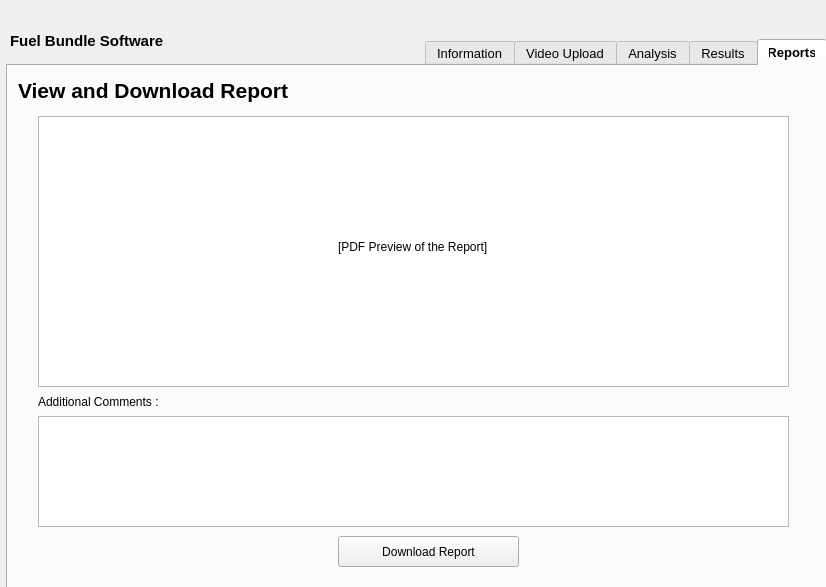
<?xml version="1.0" encoding="UTF-8"?>
<ui version="4.0">
 <class>MainWindow</class>
 <widget class="QMainWindow" name="MainWindow">
  <property name="geometry">
   <rect>
    <x>0</x>
    <y>0</y>
    <width>826</width>
    <height>587</height>
   </rect>
  </property>
  <property name="windowTitle">
   <string>Software Fuel Bundle</string>
  </property>
  <property name="layoutDirection">
   <enum>Qt::LayoutDirection::LeftToRight</enum>
  </property>
  <property name="autoFillBackground">
   <bool>false</bool>
  </property>
  <widget class="QWidget" name="centralwidget">
   <widget class="QTabWidget" name="tabWidget">
    <property name="geometry">
     <rect>
      <x>6</x>
      <y>39</y>
      <width>821</width>
      <height>551</height>
     </rect>
    </property>
    <property name="font">
     <font>
      <pointsize>10</pointsize>
      <bold>false</bold>
     </font>
    </property>
    <property name="focusPolicy">
     <enum>Qt::FocusPolicy::TabFocus</enum>
    </property>
    <property name="layoutDirection">
     <enum>Qt::LayoutDirection::RightToLeft</enum>
    </property>
    <property name="styleSheet">
     <string notr="true">QTabBar::tab:selected {
    font: bold;
}
</string>
    </property>
    <property name="currentIndex">
     <number>0</number>
    </property>
    <widget class="QWidget" name="Tab5">
     <attribute name="icon">
      <iconset>
       <normaloff>../../Downloads/icons8-reports-48.png</normaloff>../../Downloads/icons8-reports-48.png</iconset>
     </attribute>
     <attribute name="title">
      <string>Reports</string>
     </attribute>
     <widget class="QPushButton" name="pushButton_14">
      <property name="geometry">
       <rect>
        <x>330</x>
        <y>470</y>
        <width>181</width>
        <height>31</height>
       </rect>
      </property>
      <property name="layoutDirection">
       <enum>Qt::LayoutDirection::LeftToRight</enum>
      </property>
      <property name="text">
       <string>Download Report</string>
      </property>
      <property name="icon">
       <iconset>
        <normaloff>../../Downloads/icons8-download-48.png</normaloff>../../Downloads/icons8-download-48.png</iconset>
      </property>
     </widget>
     <widget class="QGraphicsView" name="graphicsView_6">
      <property name="geometry">
       <rect>
        <x>30</x>
        <y>50</y>
        <width>751</width>
        <height>271</height>
       </rect>
      </property>
     </widget>
     <widget class="QLabel" name="label_36">
      <property name="geometry">
       <rect>
        <x>10</x>
        <y>10</y>
        <width>641</width>
        <height>30</height>
       </rect>
      </property>
      <property name="minimumSize">
       <size>
        <width>641</width>
        <height>21</height>
       </size>
      </property>
      <property name="maximumSize">
       <size>
        <width>641</width>
        <height>30</height>
       </size>
      </property>
      <property name="font">
       <font>
        <pointsize>16</pointsize>
        <bold>true</bold>
       </font>
      </property>
      <property name="focusPolicy">
       <enum>Qt::FocusPolicy::TabFocus</enum>
      </property>
      <property name="text">
       <string>View and Download Report</string>
      </property>
     </widget>
     <widget class="QLabel" name="label_37">
      <property name="geometry">
       <rect>
        <x>330</x>
        <y>140</y>
        <width>171</width>
        <height>81</height>
       </rect>
      </property>
      <property name="text">
       <string>[PDF Preview of the Report]</string>
      </property>
     </widget>
     <widget class="QLabel" name="label_38">
      <property name="geometry">
       <rect>
        <x>30</x>
        <y>320</y>
        <width>141</width>
        <height>31</height>
       </rect>
      </property>
      <property name="text">
       <string>Additional Comments :</string>
      </property>
     </widget>
     <widget class="QTextEdit" name="textEdit_3">
      <property name="geometry">
       <rect>
        <x>30</x>
        <y>350</y>
        <width>751</width>
        <height>111</height>
       </rect>
      </property>
     </widget>
    </widget>
    <widget class="QWidget" name="Tab4">
     <attribute name="icon">
      <iconset>
       <normaloff>../../Downloads/icons8-result-48.png</normaloff>../../Downloads/icons8-result-48.png</iconset>
     </attribute>
     <attribute name="title">
      <string>Results</string>
     </attribute>
     <widget class="QFrame" name="frame">
      <property name="geometry">
       <rect>
        <x>30</x>
        <y>50</y>
        <width>751</width>
        <height>291</height>
       </rect>
      </property>
      <property name="frameShape">
       <enum>QFrame::Shape::StyledPanel</enum>
      </property>
      <property name="frameShadow">
       <enum>QFrame::Shadow::Raised</enum>
      </property>
      <widget class="QGraphicsView" name="graphicsView_5">
       <property name="geometry">
        <rect>
         <x>15</x>
         <y>11</y>
         <width>471</width>
         <height>271</height>
        </rect>
       </property>
      </widget>
      <widget class="QLabel" name="label_35">
       <property name="geometry">
        <rect>
         <x>190</x>
         <y>110</y>
         <width>121</width>
         <height>61</height>
        </rect>
       </property>
       <property name="text">
        <string>[Frame from Video]</string>
       </property>
      </widget>
      <widget class="QLabel" name="label_28">
       <property name="geometry">
        <rect>
         <x>630</x>
         <y>50</y>
         <width>81</width>
         <height>20</height>
        </rect>
       </property>
       <property name="text">
        <string>S-1023</string>
       </property>
      </widget>
      <widget class="QLabel" name="label_30">
       <property name="geometry">
        <rect>
         <x>630</x>
         <y>110</y>
         <width>91</width>
         <height>20</height>
        </rect>
       </property>
       <property name="text">
        <string>Upper Quadrant</string>
       </property>
      </widget>
      <widget class="QLabel" name="label_33">
       <property name="geometry">
        <rect>
         <x>520</x>
         <y>70</y>
         <width>101</width>
         <height>16</height>
        </rect>
       </property>
       <property name="text">
        <string>Defect Type :</string>
       </property>
      </widget>
      <widget class="QLabel" name="label_26">
       <property name="geometry">
        <rect>
         <x>510</x>
         <y>10</y>
         <width>111</width>
         <height>31</height>
        </rect>
       </property>
       <property name="font">
        <font>
         <pointsize>11</pointsize>
         <bold>true</bold>
        </font>
       </property>
       <property name="text">
        <string>Defect Details</string>
       </property>
      </widget>
      <widget class="QLabel" name="label_31">
       <property name="geometry">
        <rect>
         <x>520</x>
         <y>90</y>
         <width>101</width>
         <height>16</height>
        </rect>
       </property>
       <property name="text">
        <string>Defect Size :</string>
       </property>
      </widget>
      <widget class="QLabel" name="label_27">
       <property name="geometry">
        <rect>
         <x>520</x>
         <y>50</y>
         <width>101</width>
         <height>16</height>
        </rect>
       </property>
       <property name="text">
        <string>Sheath Number :</string>
       </property>
      </widget>
      <widget class="QLabel" name="label_34">
       <property name="geometry">
        <rect>
         <x>630</x>
         <y>70</y>
         <width>81</width>
         <height>20</height>
        </rect>
       </property>
       <property name="text">
        <string>Surface Crack</string>
       </property>
      </widget>
      <widget class="QLabel" name="label_32">
       <property name="geometry">
        <rect>
         <x>630</x>
         <y>90</y>
         <width>81</width>
         <height>20</height>
        </rect>
       </property>
       <property name="text">
        <string>2.3 mm</string>
       </property>
      </widget>
      <widget class="QLabel" name="label_29">
       <property name="geometry">
        <rect>
         <x>520</x>
         <y>110</y>
         <width>101</width>
         <height>16</height>
        </rect>
       </property>
       <property name="text">
        <string>Defect Location :</string>
       </property>
      </widget>
      <widget class="QPushButton" name="pushButton_12">
       <property name="geometry">
        <rect>
         <x>520</x>
         <y>160</y>
         <width>91</width>
         <height>31</height>
        </rect>
       </property>
       <property name="font">
        <font>
         <pointsize>10</pointsize>
         <bold>false</bold>
        </font>
       </property>
       <property name="styleSheet">
        <string notr="true">background-color: rgb(0, 170, 0);</string>
       </property>
       <property name="text">
        <string>Approve</string>
       </property>
      </widget>
      <widget class="QPushButton" name="pushButton_13">
       <property name="geometry">
        <rect>
         <x>620</x>
         <y>160</y>
         <width>91</width>
         <height>31</height>
        </rect>
       </property>
       <property name="styleSheet">
        <string notr="true">background-color: rgb(255, 0, 0);</string>
       </property>
       <property name="text">
        <string>Reject</string>
       </property>
      </widget>
     </widget>
     <widget class="QLabel" name="label_25">
      <property name="geometry">
       <rect>
        <x>10</x>
        <y>10</y>
        <width>641</width>
        <height>30</height>
       </rect>
      </property>
      <property name="minimumSize">
       <size>
        <width>641</width>
        <height>21</height>
       </size>
      </property>
      <property name="maximumSize">
       <size>
        <width>641</width>
        <height>30</height>
       </size>
      </property>
      <property name="font">
       <font>
        <pointsize>16</pointsize>
        <bold>true</bold>
       </font>
      </property>
      <property name="focusPolicy">
       <enum>Qt::FocusPolicy::TabFocus</enum>
      </property>
      <property name="text">
       <string>Review Analysis Results</string>
      </property>
     </widget>
     <widget class="QTableWidget" name="tableWidget">
      <property name="geometry">
       <rect>
        <x>30</x>
        <y>350</y>
        <width>751</width>
        <height>121</height>
       </rect>
      </property>
      <property name="contextMenuPolicy">
       <enum>Qt::ContextMenuPolicy::PreventContextMenu</enum>
      </property>
      <property name="layoutDirection">
       <enum>Qt::LayoutDirection::LeftToRight</enum>
      </property>
      <row/>
      <column>
       <property name="text">
        <string>Sheath Number</string>
       </property>
      </column>
      <column>
       <property name="text">
        <string>Defect Type</string>
       </property>
      </column>
      <column>
       <property name="text">
        <string>Defect Size</string>
       </property>
      </column>
      <column>
       <property name="text">
        <string>Defect Location</string>
       </property>
      </column>
      <column>
       <property name="text">
        <string>Status</string>
       </property>
      </column>
      <item row="0" column="0">
       <property name="text">
        <string>S-1023</string>
       </property>
      </item>
      <item row="0" column="1">
       <property name="text">
        <string>Surface Crack</string>
       </property>
      </item>
      <item row="0" column="2">
       <property name="text">
        <string>2.3 mm</string>
       </property>
      </item>
      <item row="0" column="3">
       <property name="text">
        <string>Upper Quadrant</string>
       </property>
      </item>
      <item row="0" column="4">
       <property name="text">
        <string>Approved</string>
       </property>
      </item>
     </widget>
     <widget class="QScrollBar" name="verticalScrollBar">
      <property name="geometry">
       <rect>
        <x>795</x>
        <y>0</y>
        <width>21</width>
        <height>521</height>
       </rect>
      </property>
      <property name="layoutDirection">
       <enum>Qt::LayoutDirection::LeftToRight</enum>
      </property>
      <property name="orientation">
       <enum>Qt::Orientation::Vertical</enum>
      </property>
     </widget>
     <widget class="QPushButton" name="pushButton_17">
      <property name="geometry">
       <rect>
        <x>30</x>
        <y>480</y>
        <width>101</width>
        <height>31</height>
       </rect>
      </property>
      <property name="layoutDirection">
       <enum>Qt::LayoutDirection::LeftToRight</enum>
      </property>
      <property name="text">
       <string>Back</string>
      </property>
      <property name="icon">
       <iconset>
        <normaloff>../../Downloads/icons8-previous-48.png</normaloff>../../Downloads/icons8-previous-48.png</iconset>
      </property>
     </widget>
     <widget class="QPushButton" name="pushButton_16">
      <property name="geometry">
       <rect>
        <x>680</x>
        <y>480</y>
        <width>101</width>
        <height>31</height>
       </rect>
      </property>
      <property name="layoutDirection">
       <enum>Qt::LayoutDirection::LeftToRight</enum>
      </property>
      <property name="text">
       <string>Submit</string>
      </property>
      <property name="icon">
       <iconset>
        <normaloff>../../Downloads/icons8-submit-document-48.png</normaloff>../../Downloads/icons8-submit-document-48.png</iconset>
      </property>
     </widget>
    </widget>
    <widget class="QWidget" name="Tab3">
     <attribute name="icon">
      <iconset>
       <normaloff>../../Downloads/icons8-analysis-48.png</normaloff>../../Downloads/icons8-analysis-48.png</iconset>
     </attribute>
     <attribute name="title">
      <string>Analysis</string>
     </attribute>
     <widget class="QGraphicsView" name="graphicsView_3">
      <property name="geometry">
       <rect>
        <x>30</x>
        <y>90</y>
        <width>751</width>
        <height>351</height>
       </rect>
      </property>
     </widget>
     <widget class="QPushButton" name="pushButton_9">
      <property name="geometry">
       <rect>
        <x>30</x>
        <y>460</y>
        <width>101</width>
        <height>31</height>
       </rect>
      </property>
      <property name="layoutDirection">
       <enum>Qt::LayoutDirection::LeftToRight</enum>
      </property>
      <property name="text">
       <string>Back</string>
      </property>
      <property name="icon">
       <iconset>
        <normaloff>../../Downloads/icons8-previous-48.png</normaloff>../../Downloads/icons8-previous-48.png</iconset>
      </property>
     </widget>
     <widget class="QLabel" name="label_21">
      <property name="geometry">
       <rect>
        <x>10</x>
        <y>10</y>
        <width>641</width>
        <height>30</height>
       </rect>
      </property>
      <property name="minimumSize">
       <size>
        <width>641</width>
        <height>21</height>
       </size>
      </property>
      <property name="maximumSize">
       <size>
        <width>641</width>
        <height>30</height>
       </size>
      </property>
      <property name="font">
       <font>
        <pointsize>16</pointsize>
        <bold>true</bold>
       </font>
      </property>
      <property name="focusPolicy">
       <enum>Qt::FocusPolicy::TabFocus</enum>
      </property>
      <property name="text">
       <string>Video Analysis and Processing</string>
      </property>
     </widget>
     <widget class="QPushButton" name="pushButton_10">
      <property name="geometry">
       <rect>
        <x>30</x>
        <y>50</y>
        <width>121</width>
        <height>31</height>
       </rect>
      </property>
      <property name="layoutDirection">
       <enum>Qt::LayoutDirection::LeftToRight</enum>
      </property>
      <property name="text">
       <string>Start Analysis</string>
      </property>
      <property name="icon">
       <iconset>
        <normaloff>../../Downloads/icons8-analysis-40 (1).png</normaloff>../../Downloads/icons8-analysis-40 (1).png</iconset>
      </property>
     </widget>
     <widget class="QPushButton" name="pushButton_11">
      <property name="geometry">
       <rect>
        <x>680</x>
        <y>460</y>
        <width>101</width>
        <height>31</height>
       </rect>
      </property>
      <property name="layoutDirection">
       <enum>Qt::LayoutDirection::LeftToRight</enum>
      </property>
      <property name="text">
       <string>View Results</string>
      </property>
      <property name="icon">
       <iconset>
        <normaloff>../../Downloads/icons8-view-48.png</normaloff>../../Downloads/icons8-view-48.png</iconset>
      </property>
     </widget>
     <widget class="QProgressBar" name="progressBar">
      <property name="geometry">
       <rect>
        <x>160</x>
        <y>50</y>
        <width>621</width>
        <height>31</height>
       </rect>
      </property>
      <property name="layoutDirection">
       <enum>Qt::LayoutDirection::LeftToRight</enum>
      </property>
      <property name="value">
       <number>35</number>
      </property>
      <property name="alignment">
       <set>Qt::AlignmentFlag::AlignBottom|Qt::AlignmentFlag::AlignLeading|Qt::AlignmentFlag::AlignLeft</set>
      </property>
      <property name="textVisible">
       <bool>true</bool>
      </property>
      <property name="orientation">
       <enum>Qt::Orientation::Horizontal</enum>
      </property>
      <property name="invertedAppearance">
       <bool>false</bool>
      </property>
      <property name="textDirection">
       <enum>QProgressBar::Direction::BottomToTop</enum>
      </property>
     </widget>
     <widget class="QLabel" name="label_22">
      <property name="geometry">
       <rect>
        <x>340</x>
        <y>250</y>
        <width>141</width>
        <height>16</height>
       </rect>
      </property>
      <property name="text">
       <string>[Analyzed Video Player]</string>
      </property>
     </widget>
    </widget>
    <widget class="QWidget" name="Tab2">
     <attribute name="icon">
      <iconset>
       <normaloff>../../Downloads/icons8-upload-48.png</normaloff>../../Downloads/icons8-upload-48.png</iconset>
     </attribute>
     <attribute name="title">
      <string>Video Upload</string>
     </attribute>
     <widget class="QGraphicsView" name="graphicsView">
      <property name="geometry">
       <rect>
        <x>30</x>
        <y>90</y>
        <width>751</width>
        <height>351</height>
       </rect>
      </property>
     </widget>
     <widget class="QLabel" name="label_9">
      <property name="geometry">
       <rect>
        <x>10</x>
        <y>10</y>
        <width>801</width>
        <height>30</height>
       </rect>
      </property>
      <property name="maximumSize">
       <size>
        <width>801</width>
        <height>30</height>
       </size>
      </property>
      <property name="font">
       <font>
        <pointsize>16</pointsize>
        <bold>true</bold>
       </font>
      </property>
      <property name="focusPolicy">
       <enum>Qt::FocusPolicy::TabFocus</enum>
      </property>
      <property name="text">
       <string>Upload and Preview Video</string>
      </property>
     </widget>
     <widget class="QPushButton" name="pushButton_2">
      <property name="geometry">
       <rect>
        <x>660</x>
        <y>50</y>
        <width>121</width>
        <height>31</height>
       </rect>
      </property>
      <property name="layoutDirection">
       <enum>Qt::LayoutDirection::LeftToRight</enum>
      </property>
      <property name="text">
       <string>Upload Video </string>
      </property>
      <property name="icon">
       <iconset>
        <normaloff>../../Downloads/icons8-opened-folder-48.png</normaloff>../../Downloads/icons8-opened-folder-48.png</iconset>
      </property>
     </widget>
     <widget class="QLabel" name="label_10">
      <property name="geometry">
       <rect>
        <x>30</x>
        <y>60</y>
        <width>281</width>
        <height>16</height>
       </rect>
      </property>
      <property name="text">
       <string>YourPC/Location/renadom/location/VideoName</string>
      </property>
     </widget>
     <widget class="QPushButton" name="pushButton_4">
      <property name="geometry">
       <rect>
        <x>680</x>
        <y>460</y>
        <width>101</width>
        <height>31</height>
       </rect>
      </property>
      <property name="layoutDirection">
       <enum>Qt::LayoutDirection::RightToLeft</enum>
      </property>
      <property name="text">
       <string>Next</string>
      </property>
      <property name="icon">
       <iconset>
        <normaloff>../../Downloads/icons8-next-48.png</normaloff>../../Downloads/icons8-next-48.png</iconset>
      </property>
     </widget>
     <widget class="QPushButton" name="pushButton_5">
      <property name="geometry">
       <rect>
        <x>30</x>
        <y>460</y>
        <width>101</width>
        <height>31</height>
       </rect>
      </property>
      <property name="layoutDirection">
       <enum>Qt::LayoutDirection::LeftToRight</enum>
      </property>
      <property name="text">
       <string>Back</string>
      </property>
      <property name="icon">
       <iconset>
        <normaloff>../../Downloads/icons8-previous-48.png</normaloff>../../Downloads/icons8-previous-48.png</iconset>
      </property>
     </widget>
     <widget class="QLabel" name="label_23">
      <property name="geometry">
       <rect>
        <x>340</x>
        <y>250</y>
        <width>141</width>
        <height>16</height>
       </rect>
      </property>
      <property name="text">
       <string>[Uploaded Video Player]</string>
      </property>
     </widget>
    </widget>
    <widget class="QWidget" name="Tab1">
     <property name="layoutDirection">
      <enum>Qt::LayoutDirection::RightToLeft</enum>
     </property>
     <attribute name="icon">
      <iconset>
       <normaloff>../../Downloads/icons8-information-48.png</normaloff>../../Downloads/icons8-information-48.png</iconset>
     </attribute>
     <attribute name="title">
      <string>Information</string>
     </attribute>
     <widget class="QLabel" name="label">
      <property name="geometry">
       <rect>
        <x>30</x>
        <y>60</y>
        <width>101</width>
        <height>31</height>
       </rect>
      </property>
      <property name="text">
       <string>Inspector Name :</string>
      </property>
     </widget>
     <widget class="QPlainTextEdit" name="plainTextEdit">
      <property name="geometry">
       <rect>
        <x>170</x>
        <y>60</y>
        <width>211</width>
        <height>31</height>
       </rect>
      </property>
     </widget>
     <widget class="QLabel" name="label_2">
      <property name="geometry">
       <rect>
        <x>10</x>
        <y>10</y>
        <width>801</width>
        <height>30</height>
       </rect>
      </property>
      <property name="maximumSize">
       <size>
        <width>801</width>
        <height>30</height>
       </size>
      </property>
      <property name="font">
       <font>
        <pointsize>16</pointsize>
        <bold>true</bold>
       </font>
      </property>
      <property name="focusPolicy">
       <enum>Qt::FocusPolicy::TabFocus</enum>
      </property>
      <property name="text">
       <string>Inspection Information</string>
      </property>
     </widget>
     <widget class="QPlainTextEdit" name="plainTextEdit_2">
      <property name="geometry">
       <rect>
        <x>170</x>
        <y>100</y>
        <width>211</width>
        <height>31</height>
       </rect>
      </property>
     </widget>
     <widget class="QLabel" name="label_3">
      <property name="geometry">
       <rect>
        <x>30</x>
        <y>100</y>
        <width>101</width>
        <height>31</height>
       </rect>
      </property>
      <property name="text">
       <string>Channel :</string>
      </property>
     </widget>
     <widget class="QLabel" name="label_4">
      <property name="geometry">
       <rect>
        <x>30</x>
        <y>260</y>
        <width>101</width>
        <height>31</height>
       </rect>
      </property>
      <property name="text">
       <string>Inspection Date :</string>
      </property>
     </widget>
     <widget class="QLabel" name="label_5">
      <property name="geometry">
       <rect>
        <x>30</x>
        <y>140</y>
        <width>101</width>
        <height>31</height>
       </rect>
      </property>
      <property name="text">
       <string>Station Unit :</string>
      </property>
     </widget>
     <widget class="QPlainTextEdit" name="plainTextEdit_4">
      <property name="geometry">
       <rect>
        <x>170</x>
        <y>140</y>
        <width>211</width>
        <height>31</height>
       </rect>
      </property>
     </widget>
     <widget class="QLabel" name="label_6">
      <property name="geometry">
       <rect>
        <x>30</x>
        <y>180</y>
        <width>101</width>
        <height>31</height>
       </rect>
      </property>
      <property name="text">
       <string>Serial Number :</string>
      </property>
     </widget>
     <widget class="QPlainTextEdit" name="plainTextEdit_5">
      <property name="geometry">
       <rect>
        <x>170</x>
        <y>180</y>
        <width>211</width>
        <height>31</height>
       </rect>
      </property>
     </widget>
     <widget class="QComboBox" name="comboBox">
      <property name="geometry">
       <rect>
        <x>170</x>
        <y>220</y>
        <width>211</width>
        <height>31</height>
       </rect>
      </property>
     </widget>
     <widget class="QLabel" name="label_7">
      <property name="geometry">
       <rect>
        <x>30</x>
        <y>220</y>
        <width>141</width>
        <height>31</height>
       </rect>
      </property>
      <property name="text">
       <string>Reason for Inspection :</string>
      </property>
     </widget>
     <widget class="QTextEdit" name="textEdit">
      <property name="geometry">
       <rect>
        <x>430</x>
        <y>90</y>
        <width>351</width>
        <height>171</height>
       </rect>
      </property>
     </widget>
     <widget class="QLabel" name="label_8">
      <property name="geometry">
       <rect>
        <x>430</x>
        <y>60</y>
        <width>101</width>
        <height>31</height>
       </rect>
      </property>
      <property name="text">
       <string>Notes :</string>
      </property>
     </widget>
     <widget class="QPushButton" name="pushButton">
      <property name="geometry">
       <rect>
        <x>680</x>
        <y>460</y>
        <width>101</width>
        <height>31</height>
       </rect>
      </property>
      <property name="layoutDirection">
       <enum>Qt::LayoutDirection::RightToLeft</enum>
      </property>
      <property name="text">
       <string>Next</string>
      </property>
      <property name="icon">
       <iconset>
        <normaloff>../../Downloads/icons8-next-48.png</normaloff>../../Downloads/icons8-next-48.png</iconset>
      </property>
     </widget>
     <widget class="QCalendarWidget" name="calendarWidget">
      <property name="geometry">
       <rect>
        <x>170</x>
        <y>260</y>
        <width>211</width>
        <height>181</height>
       </rect>
      </property>
      <property name="font">
       <font>
        <pointsize>7</pointsize>
        <bold>false</bold>
        <kerning>true</kerning>
       </font>
      </property>
      <property name="layoutDirection">
       <enum>Qt::LayoutDirection::LeftToRight</enum>
      </property>
      <property name="horizontalHeaderFormat">
       <enum>QCalendarWidget::HorizontalHeaderFormat::ShortDayNames</enum>
      </property>
      <property name="verticalHeaderFormat">
       <enum>QCalendarWidget::VerticalHeaderFormat::NoVerticalHeader</enum>
      </property>
      <property name="navigationBarVisible">
       <bool>true</bool>
      </property>
      <property name="dateEditEnabled">
       <bool>true</bool>
      </property>
     </widget>
    </widget>
   </widget>
   <widget class="QLabel" name="label_11">
    <property name="geometry">
     <rect>
      <x>10</x>
      <y>10</y>
      <width>111</width>
      <height>21</height>
     </rect>
    </property>
    <property name="text">
     <string/>
    </property>
    <property name="pixmap">
     <pixmap>../../Downloads/kinectrics-logo-colour.svg</pixmap>
    </property>
    <property name="scaledContents">
     <bool>true</bool>
    </property>
   </widget>
   <widget class="QLabel" name="label_12">
    <property name="geometry">
     <rect>
      <x>10</x>
      <y>30</y>
      <width>241</width>
      <height>21</height>
     </rect>
    </property>
    <property name="font">
     <font>
      <pointsize>11</pointsize>
      <bold>true</bold>
     </font>
    </property>
    <property name="text">
     <string>Fuel Bundle Software</string>
    </property>
    <property name="scaledContents">
     <bool>true</bool>
    </property>
   </widget>
  </widget>
 </widget>
 <resources/>
 <connections/>
</ui>
